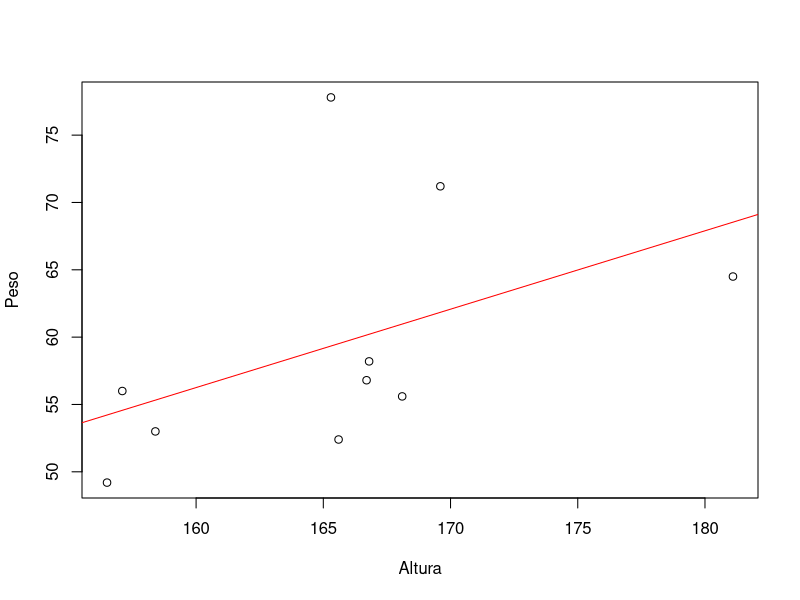

Reproduce this figure in R.

Altura <- c(169.6, 166.8, 157.1, 181.1, 158.4, 165.6, 166.7, 156.5, 168.1, 165.3)
Peso <-   c( 71.2,  58.2,  56.0,  64.5,  53.0,  52.4,  56.8,  49.2,  55.6,  77.8)


lr <- lm(Peso ~ Altura)

summary(lr)

Rsq <- 159.95/(159.95+572.01)

plot(Peso ~ Altura)
abline(lr, col="red")


abs(mean(Peso) - (lr$coefficients[1] + lr$coefficients[2]*mean(Altura)))  < 1e-13

sum((Peso - mean(Peso))^2)

sum(((lr$coefficients[1] + lr$coefficients[2]*Altura) - mean(Peso))^2) + 

sum((Peso - (lr$coefficients[1] + lr$coefficients[2]*Altura))^2)



